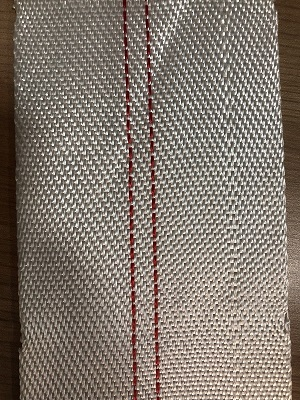
//> input picture test/原图/0.JPG, 300 x 400 px; its folder holds only this picture in this run
$ ./main   (built with g++ and OpenCV 4)
//> lines starting //> are read from the running program, lines starting //| are printed output that depends on the picture; after the words box and inside, x2 and y2 are one past the last pixel; in counts of white or black regions, pixels touching at a corner belong together
//> further down, src is the input picture: 400 rows x 300 cols, CV_8UC3; mean B, G, R 110.1, 119.6, 129.8
### test/gaborwavelet.h
#ifndef GABORWAVELET_H
#define GABORWAVELET_H

#define PI 3.141593

#include <opencv2/core.hpp>
#include <opencv2/highgui.hpp>
#include <opencv2/imgproc.hpp>
#include <iostream>


class GaborWavelet
{
public:
	cv::Mat run(int R, int c, double Kmax, double f, double u, double v, double Delt2);
};

#endif

### test/gabor.h
#ifndef GABORFEATURE_H
#define GABORFEATURE_H

#include <opencv2/core.hpp>
#include <opencv2/highgui.hpp>
#include <opencv2/imgproc.hpp>
#include <iostream>
#include "gaborwavelet.h"


class Gabor
{
public:
	std::vector<cv::Mat> getFeatures(cv::Mat & inputImage);//得到全尺度全方向的特征
	void GaborTranform(cv::Mat &inputImage, cv::Mat &outputImage, double u, double v);//u为方向0-7，v为尺度0-4，Gabor实部变换

private:
	double Kmax = PI ;// 原值PI / 2
	double f = std::sqrt(2);
	double Delt = 6 * PI;//原值2*PI

	GaborWavelet gWavelet;
};


#endif

### test/gaborwavelet.cpp
#include "gaborwavelet.h"

cv::Mat GaborWavelet::run(int R, int C, double Kmax, double f, double u, double v, double Delt2)
{
	double eR = std::cos(u * PI / 8);
	double eI = std::sin(u * PI / 8);

	double kR = (Kmax / std::pow(f, v)) * eR;
	double kI = (Kmax / std::pow(f, v)) * eI;

	double kn2R = std::pow(std::abs(kR), 2);
	double kn2I = std::pow(std::abs(kI), 2);
	double kn2 = std::pow(kn2R, 2) + std::pow(kn2I, 2);

	cv::Mat result = cv::Mat::zeros(R, C, CV_32F);
	cv::Mat realMat = cv::Mat::zeros(R, C, CV_32F);
	cv::Mat imagMat = cv::Mat::zeros(R, C, CV_32F);

	for (double m = -R / 2; m < R / 2; m++)
	{
		for (double n = -C / 2; n < C / 2; n++)
		{
			double waveR = std::cos(kR * m + kI * n);
			double waveI = std::sin(kR * m + kI * n);

			double term = (kn2 / Delt2) * std::exp(-0.5 * kn2 * (std::pow(m, 2) + std::pow(n, 2)) / Delt2);
			double valR = term * (waveR - std::exp(-0.5 * Delt2));
			double valI = term * (waveI - std::exp(-0.5 * Delt2));

			realMat.at<float>(m + R / 2, n + C / 2) = valR;
			imagMat.at<float>(m + R / 2, n + C / 2) = valI;
		} // end of n-loop
	} // end of m-loop

	std::vector<cv::Mat> channels;
	channels.push_back(realMat);
	channels.push_back(imagMat);
	cv::merge(channels, result);

	return result;
} // end of function definition

### test/gabor.cpp
#include "gabor.h"

// [38 lines left out: function getFeatures, not called in this run]


void Gabor::GaborTranform(cv::Mat &inputImage, cv::Mat &outputImage, double u, double v)//u为方向0-7，v为尺度0-4
{
//> called with u = 2, v = 3
	if (inputImage.channels() > 1)
	{
		cv::cvtColor(inputImage, inputImage, CV_BGR2GRAY);
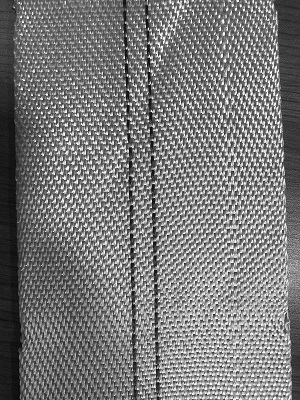
//> inputImage: 400 rows x 300 cols, CV_8UC1; min 4, max 255, mean 121.6
	}

	int R = inputImage.rows;
//> R = 400
	int C = inputImage.cols;
//> C = 300

	cv::Mat tar;
	cv::Mat G_img;

	inputImage.copyTo(tar);

	cv::Mat GW = gWavelet.run(R, C, Kmax, f, u + 1, v, Delt);
//> after the loop in run, `for (double m = -R / 2; m < R / 2; m++)`:
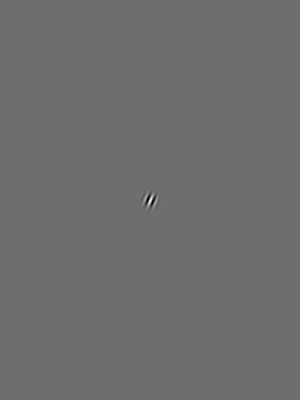
//> realMat: 400 rows x 300 cols, CV_32FC1; min -0.0462, max 0.0606, mean -2.25e-09; drawn with min black and max white
	cv::Mat chann[2], filterMat, Regabout;

	cv::split(GW, chann);
	cv::copyMakeBorder(chann[0], filterMat, 0, 0, 0, 0, cv::BORDER_CONSTANT);
	cv::filter2D(tar, Regabout, -1, filterMat);
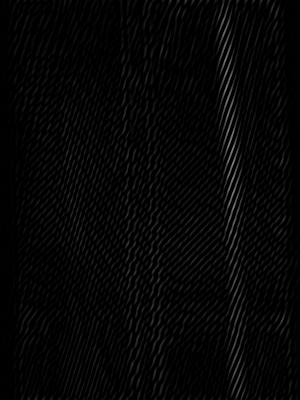
//> Regabout: 400 rows x 300 cols, CV_8UC1; min 0, max 131, mean 5.9

	outputImage = Regabout;

}

### test/main.cpp
#include "gabor.h"
#include <string>
#include <opencv2/opencv.hpp>
#include <iostream>


using namespace std;
using namespace cv;

//gabor变换参数
#define GABOR_U 2  //u为方向0-7
#define GABOR_V 3  //v为尺度0-4

//检测窗口参数
int windowwidth = 10;
int windowheight = 40;
uchar step = 10;


int main()
{
	char filepath[20];
	int cnt = 0;
	while (1)
	{
		//读取图片
		sprintf(filepath,"原图//%d.jpg",cnt);
		Mat src = imread(filepath);
		if (src.empty())
			break;
		cout << "**********第" << cnt + 1 << "张图片*********" << endl;
		imshow("原图", src);


		Mat gabormat;
		Gabor gabor;
		gabor.GaborTranform(src, gabormat, GABOR_U, GABOR_V);//u为方向0-7，v为尺度0-4
		imshow("gabor变化", gabormat);

		Mat element = getStructuringElement(MORPH_RECT, Size(1, 10));
		dilate(gabormat, gabormat, element,Point(-1,-1),4);
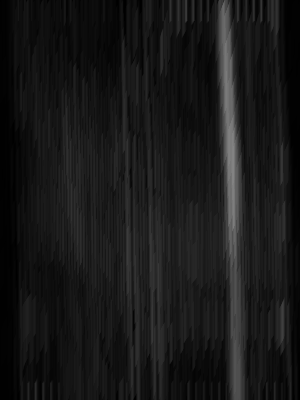
//> gabormat: 400 rows x 300 cols, CV_8UC1; min 0, max 131, mean 24
		erode(gabormat, gabormat, element, Point(-1, -1), 4);
		//equalizeHist(src, src);

		Mat mean;
		Mat stddev;
		meanStdDev(gabormat, mean, stddev);
//> mean = [19.89]; stddev = [16.21]
		float m = mean.at<double>(0, 0);
//> m = 19.89
		float std = stddev.at<double>(0, 0);
//> std = 16.21

		cout << "整体图像均值：" << m << endl;
//| 整体图像均值：19.8898
		cout << "整体图像方差：" << std << endl;
//| 整体图像方差：16.2068
		imshow("形态学处理", gabormat);


		Rect window(0, 0, windowwidth, windowheight);

		for (int i = 0; i < gabormat.rows - windowheight; i+=step)
		{
			for (int j = 0; j < gabormat.cols - windowwidth; j+=step)
			{

				Mat roimean;
				Mat roistddev;
				meanStdDev(gabormat(window + Point(j, i)), roimean, roistddev);
				float roim = roimean.at<double>(0, 0);
				float roistd = roistddev.at<double>(0, 0);


				if (roim < m+2.5*std)
					continue;
				rectangle(src, window + Point(j, i), Scalar(255, 255, 255),1);
			}
		}
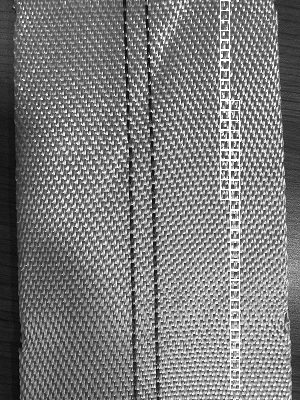
//> src: 400 rows x 300 cols, CV_8UC1; 1.39% of pixels changed, all inside (x1, y1, x2, y2) = (220, 0, 240, 390)
		imshow("输出", src);

		waitKey();
		cnt++;
		cout << endl;

	}


	system("pause");
	return 0;

}
